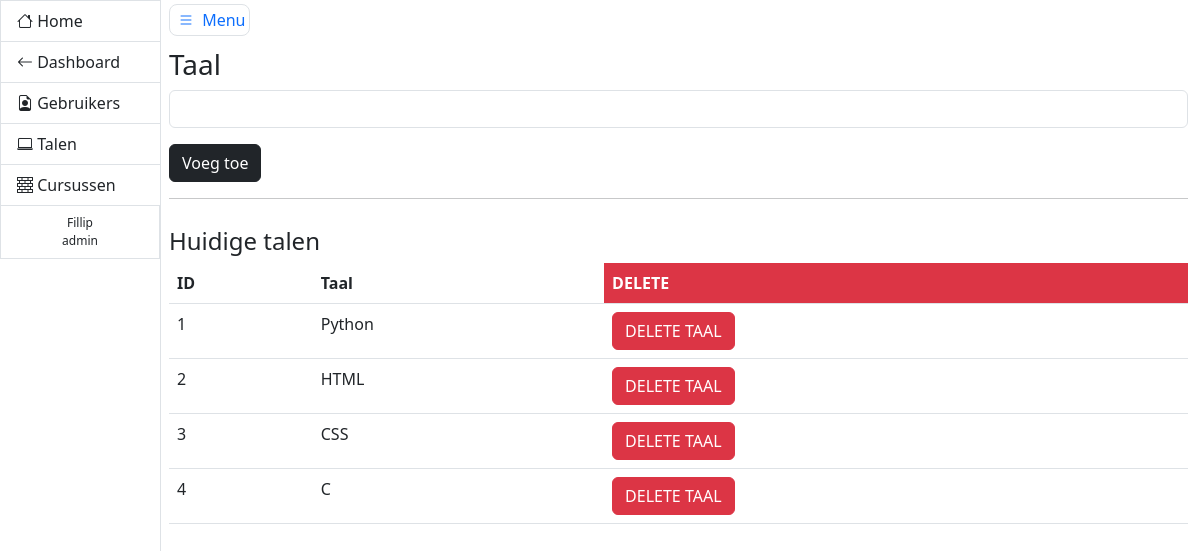
Screenshot of /admin/taal (signed in) with the database file from the repository.
### models.py (models this page shows, shortened)
class User(db.Model, UserMixin):
    __tablename__ = 'users'
    id = db.Column(db.Integer, primary_key=True, autoincrement=True)
    email = db.Column(db.String(), nullable=False, unique=True)
    username = db.Column(db.String(), nullable=False, unique=True)
    role = db.Column(db.String(), nullable=False, default='user')
    password_hash = db.Column(db.String(128))

class Talen(db.Model):
    id = db.Column(db.Integer, primary_key=True, autoincrement=True)
    name = db.Column(db.String(), nullable=False, unique=True)
    lessen = relationship("Lessen", cascade="all, delete-orphan")

### admin/views.py (the view, shortened to what this page needs)
@admin_blueprint.route('/taal', methods=['GET', 'POST'])
@login_required
@admin_required
def taal():
    form = AddTaal()
    delete = DeleteTaal()
    if form.validate_on_submit() and request.method == 'POST':
        print(form.taal.data)
        adding = Talen(name=form.taal.data)
        db.session.add(adding)
        db.session.commit()
        return redirect(url_for('admin.taal'))
    talen = Talen.query.all()
    return render_template('addtaal.html', form=form, talen=talen, delete=delete)

### admin/forms.py (shortened to what this page needs)
class AddTaal(FlaskForm):
    taal = StringField('Taal', validators=[DataRequired(message='Taal is required')])
    submit = SubmitField('Voeg toe')

class DeleteTaal(FlaskForm):
    delete = SubmitField('DELETE')

### __init__.py (called while the page is built)
@login_manager.user_loader
def get_user(user_id):
    try:
        return User.query.get(int(user_id))
    except:
        return None

### admin/templates/addtaal.html (shortened to what this page needs)
{% extends 'adminbase.html' %}
{% block header %}
    <form method="post">
        <h3>Taal</h3>
        {% endblock %}
        {% block bheader %}
        {{ form.taal(class_='form-control mb-3') }}
        {{ form.submit(class_='btn btn-dark') }}
{% endblock %}
{% block content %}
    <h4 class="mt-1 pt-2">Huidige talen</h4>
    <table class="table">
        <thead>
        <tr>
            <th scope="col">ID</th>
            <th scope="col">Taal</th>
            <th class="text-bg-danger">DELETE</th>
        </tr>
        </thead>
        <tbody>
        {% for taal in talen %}
            <tr>
                <td>{{ taal.id }}</td>
                <td>{{ taal.name }}</td>
                <td>
                    <button type="button" class="btn btn-danger" data-bs-toggle="modal"
                            data-bs-target="#modal_{{ taal.id }}">
                        DELETE TAAL
                    </button>
                </td>
            </tr>
        {% endfor %}
        </tbody>
    </table>
{% endblock %}

### admin/templates/adminbase.html (shortened to what this page needs)
<!DOCTYPE html>
<html lang="en">
<head>
    <link href="{{ url_for('static', filename='css/main.css') }}" rel="stylesheet">
    <link href="https://cdn.jsdelivr.net/npm/bootstrap@5.3.0-alpha1/dist/css/bootstrap.min.css" rel="stylesheet">
</head>
<body>
<div class="container-fluid">
    <div class="row flex-nowrap">
        <div class="col-auto px-0">
            <div id="sidebar" class="collapse collapse-horizontal show border-end">
                <div id="sidebar-nav" class="list-group border-0 rounded-0 text-sm-start min-vh-100">
                    <a href="{{ url_for('index') }}" class="list-group-item border-end-0 d-inline-block text-truncate" data-bs-parent="#sidebar"><i class="bi bi-house"></i> <span>Home</span> </a>
                    <a href="{{ url_for('dashboard.dashboard') }}" class="list-group-item border-end-0 d-inline-block text-truncate" data-bs-parent="#sidebar"><i class="bi bi-arrow-left"></i> <span>Dashboard</span> </a>
                    <a href="{{ url_for('admin.gebruikers') }}" class="list-group-item border-end-0 d-inline-block text-truncate" data-bs-parent="#sidebar"><i class="bi bi-file-earmark-person"></i> <span>Gebruikers</span></a>
                    <a href="{{ url_for('admin.taal') }}" class="list-group-item border-end-0 d-inline-block text-truncate" data-bs-parent="#sidebar"><i class="bi bi-laptop"></i> <span>Talen</span></a>
                    <a href="{{ url_for('admin.add') }}" class="list-group-item border-end-0 d-inline-block text-truncate" data-bs-parent="#sidebar"><i class="bi bi-bricks"></i> <span>Cursussen</span></a>
                    {% if current_user.is_authenticated %}
                    <p class="copyright list-group-item d-inline-block text-truncate">{{ current_user.username }} <br> {{ current_user.role }}</p>
                    {% endif %}
                </div>
            </div>
        </div>
        <main class="col ps-md-2 pt-2">
            <a href="#" data-bs-target="#sidebar" data-bs-toggle="collapse" class="border rounded-3 p-1 text-decoration-none"><i class="bi bi-list bi-lg py-2 p-1"></i> Menu</a>
            <div class="page-header pt-3">
                {% block header %}
                {% endblock %}
            </div>
            {% block bheader %}
            {% endblock %}
            <hr>
            <div class="row">
                <div class="col-12">
                    {% block content %}
                    {% endblock %}
                </div>
            </div>
        </main>
    </div>
</div>
</body>
</html>

### static/css/main.css (style rules this page uses)
html { position: relative; min-height: 100%; }
#sidebar-nav { width: 160px; }
#sidebar { position: relative; }
.copyright { background-color: #f8f9fa; color: #6c757d; font-size: 12px; padding: 5px 10px; border-top: 1px solid #dee2e6; width: 100%; text-align: center; }

### rows the page displays
User: username "Fillip", role "admin"
Talen: id "1", name "Python"
Talen: id "2", name "HTML"
Talen: id "3", name "CSS"
Talen: id "4", name "C"
